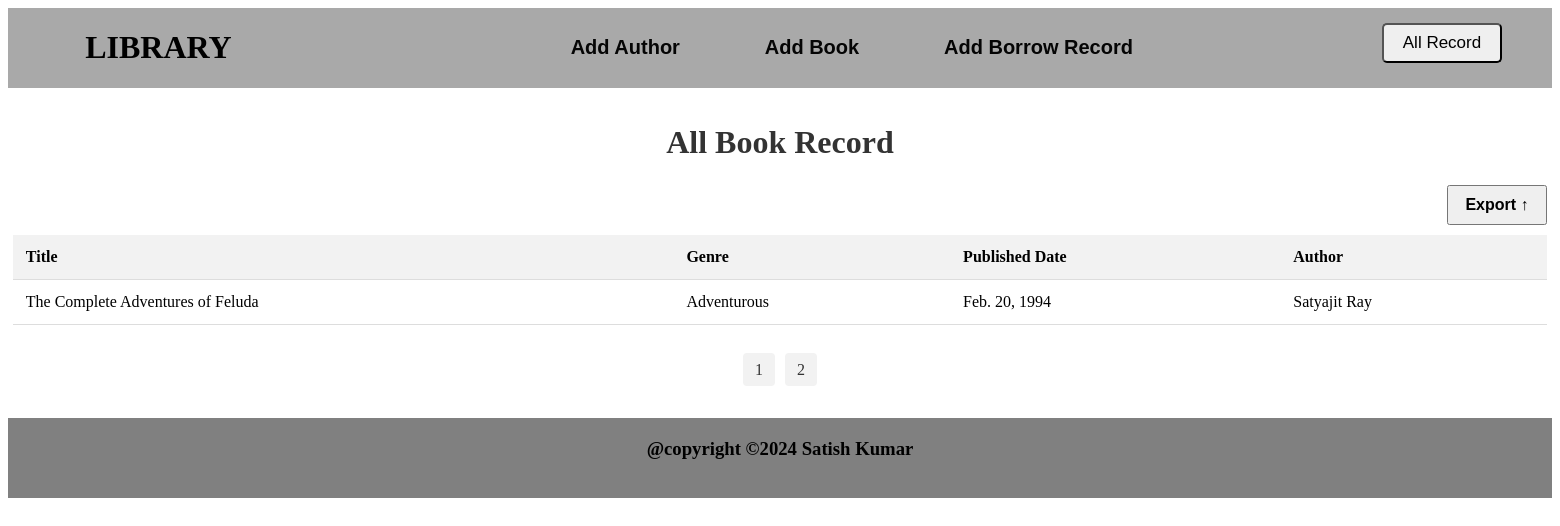
The page /BookRecord?page=2 on the database its author committed.
### app1/models.py (models this page shows, shortened)
class Book(models.Model):
    title=models.CharField(max_length=256)
    genre=models.CharField(max_length=256)
    published_date=models.DateField(default=datetime.date.today)
    author=models.ForeignKey(Author,on_delete=models.CASCADE)

class Author(models.Model):
    name=models.CharField(max_length=256)
    email=models.EmailField(max_length=254)
    bio=models.CharField(max_length=10000)

### app1/views.py (the view)
# urls.py: path('BookRecord',views.BookRecord,name='BookRecord'),
def BookRecord(req):
    all_books=Book.objects.all()
    paginator=Paginator(all_books,5)
    page_number=req.GET.get('page')
    books=paginator.get_page(page_number)
    all_pages=books.paginator.num_pages
    page_range=[n+1 for n in range(all_pages)]
    return render(req,'BookRecord.html',{'books':books,"page_range":page_range})

### app1/templates/BookRecord.html (shortened to what this page needs)
{% extends "base.html" %}
{% block container %}
<div class="BookRecord">
    <h1>All Book Record</h1>
    <table>
        <button class="Export"><a href="{% url 'Export_BookRecords' %}">Export &#8593</a></button>
        <thead>
            <tr>
                <th>Title</th>
                <th>Genre</th>
                <th>Published Date</th>
                <th>Author</th>
            </tr>
        </thead>
        <tbody>
            {% for book in books %}
            <tr>
                <td>{{book.title}}</td>
                <td>{{book.genre}}</td>
                <td>{{book.published_date}}</td>
                <td>{{book.author.name}}</td>
            </tr>
            {% endfor %}
        </tbody>
    </table>
    <div class="pagination">
        <ul>
            {% for i in page_range %}
            <li>
                <a href="?page={{i}}" class="a">{{i}}</a>
            </li>
            {% endfor %}
        </ul>
    </div>
</div>
{% endblock container %}

### app1/static/css/style.css (style rules this page uses)
body { overflow-x: hidden; }
.BookRecord { margin: 10px 0; padding: 5px; background-color: white; border-radius: 10px; }
.BookRecord h1 { font-size: 2rem; font-weight: 600; margin-bottom: 1.5rem; color: #333; text-align: center; }
.BookRecord .Export { margin-bottom: 10px; float: right; height: 40px; width: 100px; }
.BookRecord .Export a { text-decoration: none; color: black; font-size: 16px; font-weight: bold; }
.BookRecord table { width: 100%; border-collapse: collapse; font-size: 1rem; }
.BookRecord th, .BookRecord td { padding: 0.8rem; text-align: left; border-bottom: 1px solid #ddd; }
.BookRecord th { background-color: #f2f2f2; font-weight: 600; }
.pagination { display: flex; justify-content: center; margin-top: 20px; }
.pagination ul { list-style: none; padding: 0; display: flex; }
.pagination li { margin: 0 5px; }
.pagination a { padding: 8px 12px; text-decoration: none; color: #333; background-color: #f2f2f2; border-radius: 4px; }

### rows shown on the page
Book: title "The Complete Adventures of Feluda", genre "Adventurous", published_date "Feb. 20, 1994", author.name "Satyajit Ray"

### other values the page prints
{{ i }} "1" "2"
